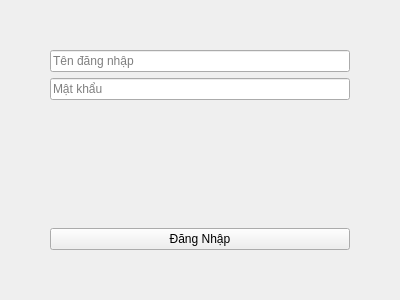
<?xml version='1.0' encoding='utf-8'?>
<ui version="4.0">
 <class>Login</class>
 <widget class="QMainWindow" name="Login">
  <property name="geometry"><rect><x>0</x><y>0</y><width>400</width><height>300</height></rect></property>
  <property name="windowTitle"><string>Đăng Nhập Hệ Thống</string></property>
  <widget class="QWidget" name="centralwidget">
   <layout class="QVBoxLayout" name="verticalLayoutMain">
    <property name="leftMargin"><number>50</number></property>
    <property name="topMargin"><number>50</number></property>
    <property name="rightMargin"><number>50</number></property>
    <property name="bottomMargin"><number>50</number></property>
    <item><widget class="QLineEdit" name="txtUsername"><property name="placeholderText"><string>Tên đăng nhập</string></property><property name="minimumHeight"><number>40</number></property></widget></item>
    <item><widget class="QLineEdit" name="txtPassword"><property name="echoMode"><enum>QLineEdit::Password</enum></property><property name="placeholderText"><string>Mật khẩu</string></property><property name="minimumHeight"><number>40</number></property></widget></item>
    <item><spacer name="verticalSpacer"><property name="orientation"><enum>Qt::Vertical</enum></property><property name="sizeHint"><size><width>20</width><height>20</height></size></property></spacer></item>
    <item><widget class="QPushButton" name="btnLogin"><property name="text"><string>Đăng Nhập</string></property><property name="minimumHeight"><number>45</number></property></widget></item>
   </layout>
  </widget>
 </widget>
</ui>
